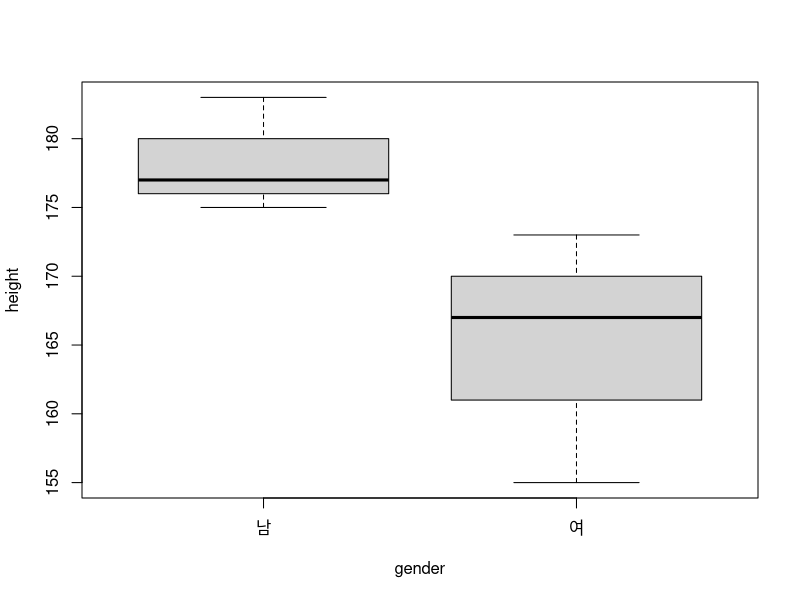

Write the R code that produced this figure.
#자료형
#1) 숫자형
#2) 문자형
#3) 논리형
#김함수/남/35/183/72
#박산술/남/27/177/69
#이비교/남/42/175/78
#송논리/여/33/167/58
#최검정/여/25/155/47
#유반복/여/47/173/65
#벡터
#데이터프레임 : 벡터를 연결해서 만드는 자료구조조
#console 지우기 : ctrl + L
#코드 실행 : ctrl + Enter
#변수 지우기 : 빗자루
name=c('김함수', '박산술','이비교', '송논리','최검정','유반복')
gender=c('남','남','남','여','여','여')
age=c(35,27,42,33,25,47)
height=c(183,177,175,167,155,173)
weight=c(72,69,78,58,47,65)
a=3
bb=10

mydf=data.frame(name,gender,age,height,weight)

#신술연산자
# + - * / **(^)
#비교연산자
# == != < <= > >=
#논리연산자
# & | !

#조건문
x=2
if (x >= 3) {
  print("hello")
} else if (x <= 2 & x >1) {
  print("how are you")
} else {
  print("bye")
}

#반복문
for (i in c(1,2,3,4,5)){
  print(i*10)
}

for (i in 1:10) {
  print(2*i+3)
}

#함수
cal_bmi=function(ww,hh){
  bmi=ww/(hh/100)^2
  return(bmi)
}
cal_bmi(80,180)

#패키지(함수, 데이터)
#install.packages("readxl")

library(readxl)

#그래프(박스플롯), t검정
df=data.frame(name,gender,age,height,weight)

#상자 수염 그림 (각 성별의 키)
boxplot(height~gender,df)

t.test(height~gender,df)








